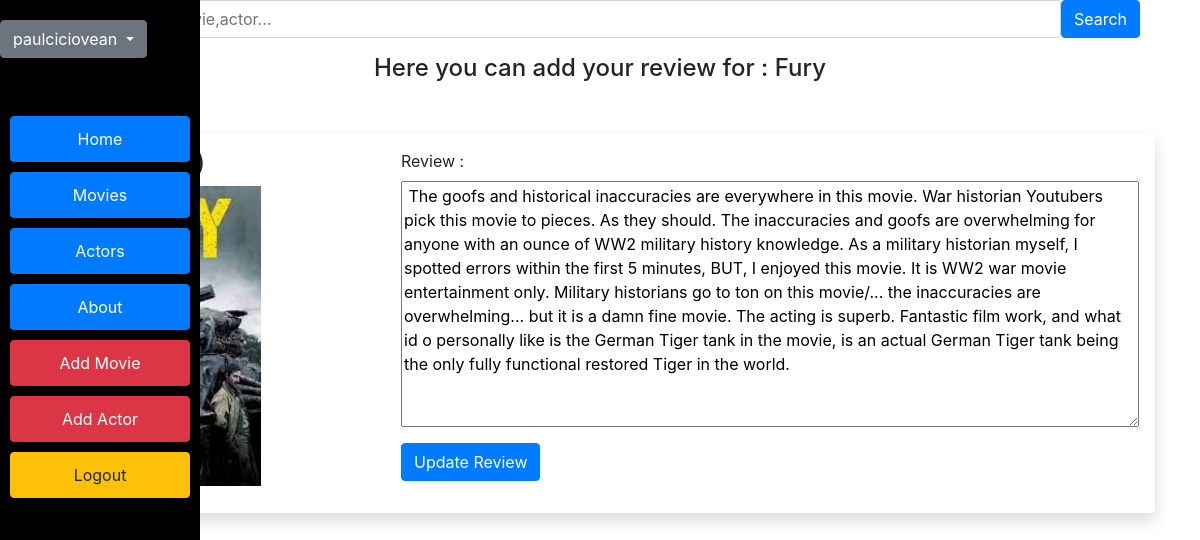
Page /update_review/3 (signed in) on the committed database.
### blog/models.py (models this page shows, shortened)
class Movie(models.Model):
    CATEGORIES =  (
        ('Comedy','Comedy'),
        ('Romance','Romance'),
        ('Mystery', 'Mystery'),
        ('Fantasy', 'Fantasy'),
        ('Action', 'Action'),
        ('Drama', 'Drama'),
        ('Adventure', 'Adventure'),
        ('Sci-Fi','SciFi'),
        ('Crime','Crime'),
        ('Biography','Biography'),
        ('Histroy', 'History')
    )
    title = models.CharField(max_length=100)
    content = models.TextField()
    year = models.IntegerField(default=2000)
    category = models.CharField(max_length=200,null=True, choices=CATEGORIES)
    image = models.ImageField(null=True,blank=True,default='images/default.png',upload_to='images/')
    actors = models.ManyToManyField('Actor',null = False, blank=True)
    mean_rating = models.FloatField(null=True,blank=True)
    rating_count = models.IntegerField(null=True,blank=True,default=0)

class Review(models.Model):
    user = models.ForeignKey(User, on_delete=models.CASCADE)
    movie = models.ForeignKey(Movie,on_delete=models.CASCADE)
    context = models.TextField()
    date = models.DateField(default=datetime.now(),blank=True)
    class Meta:
        unique_together = ('user', 'movie',)

### blog/views.py (the view)
# urls.py: path('update_review/<review_id>', views.update_review, name='update-review'),
@login_required(login_url='users-login')
def update_review(request,review_id):
    usr = request.user
    usr_reviews = usr.review_set.all()
    review = Review.objects.get(id=review_id)
    movie = review.movie
    if( review in usr_reviews):
        if request.method == 'POST':
            form = CreateReview(request.POST)
            if form.is_valid():
                review.context = request.POST['update_context']
                try:
                    review.save()
                    messages.success(request, 'The review was updated')
                    return redirect('blog-home')
                except:
                    messages.warning(request, 'You already added a review for this movie , you can not add more')
                    return redirect('blog-movies')
        else:
            form = CreateReview()
    else:
        messages.warning(request, 'You can update other people reviews')
        return redirect('blog-home')
    return render(request, 'update_review.html', {'review': review, 'movie':movie })

### blog/templates/update_review.html (shortened to what this page needs)
{% extends 'base.html' %}
{% load static %}
{% block content%}
    <h4 style="text-align: center">Here you can add your review for : {{ movie.title }} </h4>
    <div style="margin-top: 50px;" class="shadow p-3 mb-5 bg-white rounded">
        <div class="row">
            <div class="col">
                <h4>{{ movie.title }} ( {{ movie.year }} )</h4>
            </div>
            <div class="col">
            <form method="POST" enctype="multipart/form-data">
                <fieldset class="form-group">
                    <label for="update_context">Review : </label>
                    <textarea id="update_context" name="update_context" rows="10" cols="70"> {{ review.context }}</textarea>
                    </fieldset>
                <button type="submit" class="btn btn-primary">Update Review</button>
            </form>
                </div>
            </div>
    </div>
{% endblock %}

### blog/templates/base.html (shortened to what this page needs)
<html lang="en" xmlns="http://www.w3.org/1999/html">
<head>
    <link rel="stylesheet" href="https://stackpath.bootstrapcdn.com/bootstrap/4.4.1/css/bootstrap.min.css">
</head>
<body>
      <div class="sidenav">
          {% if user.is_authenticated %}
            <div class="dropdown">
              <button class="btn btn-secondary dropdown-toggle" type="button" id="dropdownMenuButton" data-toggle="dropdown" aria-haspopup="true" aria-expanded="false">
                {{ user.username }}
              </button>
            </div>
          <br>
          <br>
          {% endif %}
          <a href="/home" class="btn btn-primary">Home</a>
          <a href="/movies" class="btn btn-primary">Movies</a>
          <a href="/actors" class="btn btn-primary">Actors</a>
          <a href="/about" class="btn btn-primary">About</a>
          {% if user.is_authenticated %}
                {% if user.is_staff %}
                      <a class="btn btn-danger" href="/addmovie">Add Movie</a>
                      <a class="btn btn-danger" href="/addactor">Add Actor</a>
                {% endif%}
           <a class="btn btn-warning" href="/logout">Logout</a>
          {% else %}
           <a class="btn btn-success" href="/login" >Login</a>
           <a class="btn btn-info" href="/register">Register</a>
          {% endif %}
    </div>
    <div class="container">
        <div class="container">
            <form class="d-flex" method="POST" action="{% url 'search-movies' %}">
                <input class="form-control me-2" type="search" placeholder="Search for a movie,actor..." name="searched">
                <button class="btn btn-primary" type="submit">Search</button>
            </form>
            </div>
        {% block content%}
        {% endblock%}
    </div>
</body>
</html>

### blog/templates/base.html (style rules this page uses)
.sidenav { height: 100%; width: 200px; position: fixed; z-index: 1; top: 0; left: 0; background-color: #000000; overflow-x: hidden; padding-top: 20px; }
.sidenav a { padding: 10px; margin: 10px; display: block; }
.sidenav a:hover, { color: #f1f1f1; }

### rows in the picture
Movie: title "Fury"
Review: update_context "The goofs and historical inaccuracies are everywhere in this movie. War historian Youtubers pick this movie to pieces. As they should. The inaccuracies and goofs are overwhelming for anyone with an ounce of WW2 military history knowledge. As a military historian myself, I spotted errors within the first 5 minutes, BUT, I enjoyed this movie. It is WW2 war movie entertainment only. Military historians go to ton on this movie/... the inaccuracies are overwhelming... but it is a damn fine movie. The acting is superb. Fantastic film work, and what id o personally like is the German Tiger tank in the movie, is an actual German Tiger tank being the only fully functional restored Tiger in the world."

### other values in the picture
{{ user.username }} "paulciciovean"
